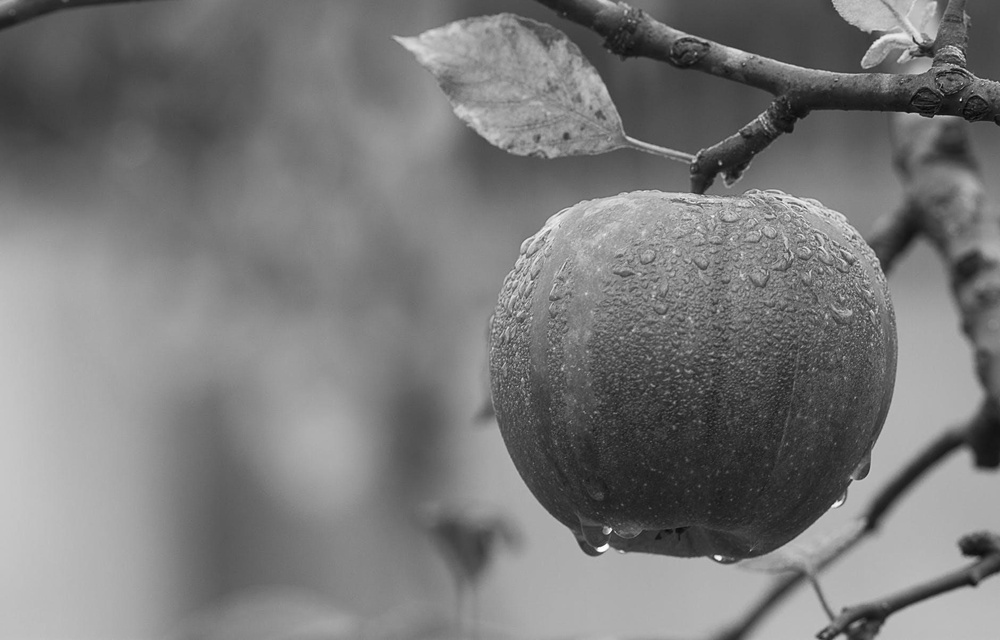
#> input picture image_processing/all_assignments/gray.jpeg, 1000 x 640 px, shrunk from 1880 x 1204 before the run, found by its file name
$ python 01.py
#> lines starting #> are read from the running program, lines starting #| are printed output that depends on the picture
import cv2
import matplotlib.pyplot as plt

img = cv2.imread("./gray.jpeg")
#> img is the input picture: shape (640, 1000, 3); min 1, max 255, mean 121.2
# print(img)

complement = 255 - img
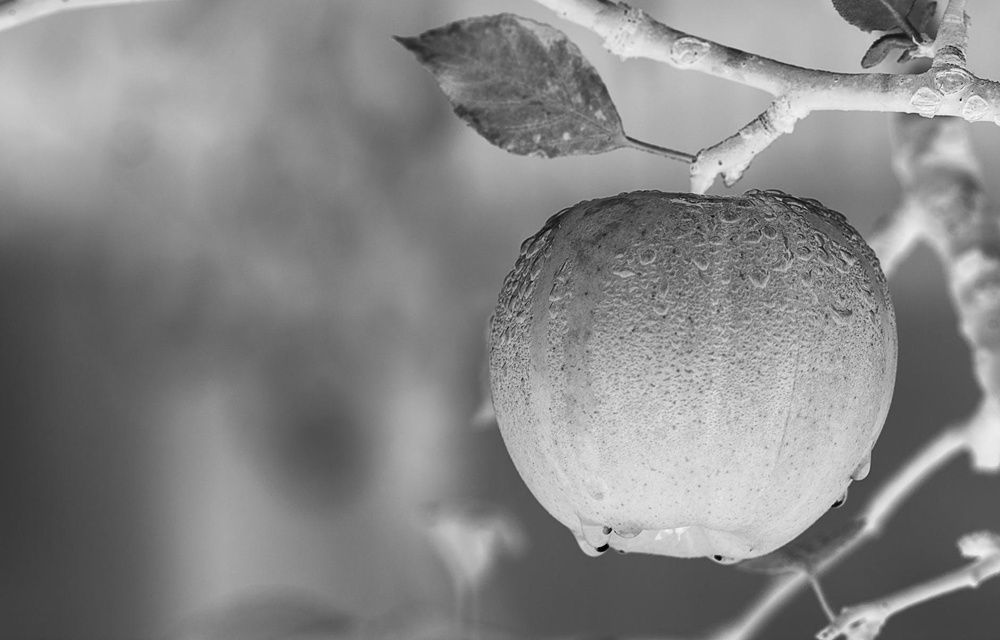
#> complement: shape (640, 1000, 3); min 0, max 254, mean 133.8
plt.imshow(complement)
